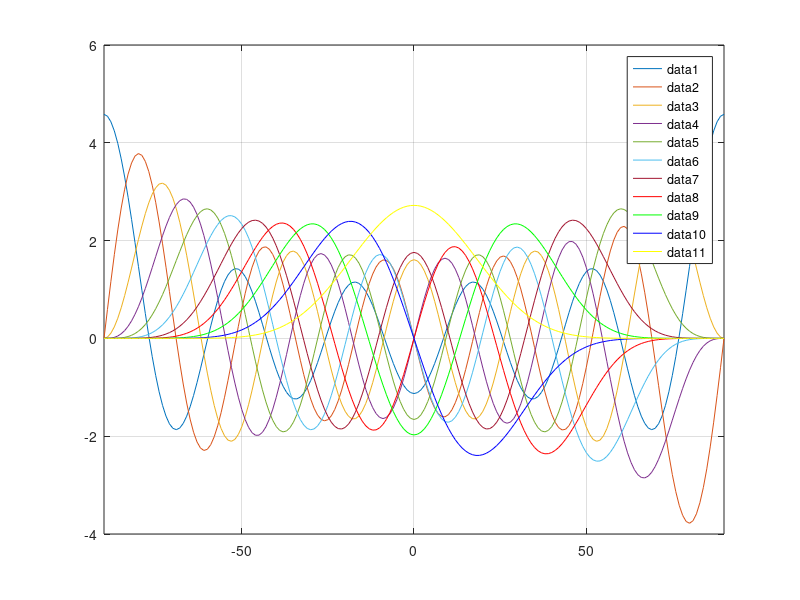
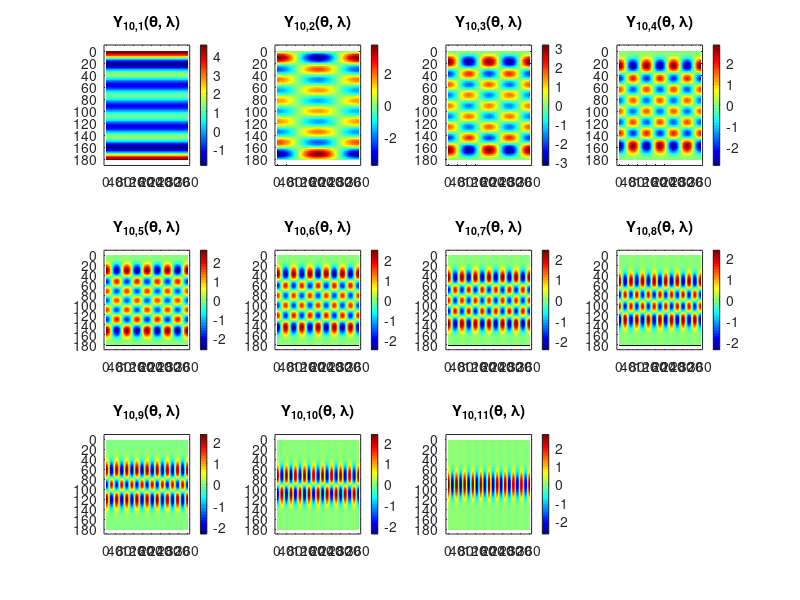

MATLAB code to generate these figures, in order: (Note: this script raises an error after producing the figures.)
% Physikalische Geod?sie
% ?bung 6
%
% Junyang Gou
% 08.01.2020
%%
clear all
close all
clc
%% Initial values
l_max = 10;
theta = 0:1:180; % [deg]
t = cosd(theta);
t = t';

%% Legendre functions, recursive, the index is equal l+1 or m+1
% Initial values
Plm = cell(l_max+1);
Plm(:, :) = {zeros(size(t))};
% for i = 1:l_max+1
%     for j = 1:l_max+1
%         Plm{i, j} = zeros(size(t));
%     end
% end
Plm{0+1,0+1} = ones(size(t));
Plm{1+1,0+1} = t;
Plm{1+1,1+1} = sqrt(1 - t.^2);
% Recursive
for l = 2:l_max
    for m = 0:l
        if (m+1) == (l+1)
            Plm{l+1, m+1} = (2*l-1) * sqrt(1 - t.^2) .* Plm{(l-1)+1, (l-1)+1};
        else
            Plm{l+1, m+1} = 1/(l-m) * ((2*l-1) * t.*Plm{(l-1)+1, m+1} - ...
                (l-1+m) .* Plm{(l-2)+1, m+1});
        end
    end
end

%% Normalized Legendre functions, recursive,  the index is equal l+1 or m+1
% Initial values
Plm_norm = cell(l_max+1);
for i = 1:l_max+1
    for j = 1:l_max+1
        Plm_norm{i, j} = zeros(size(t));
    end
end
Plm_norm{0+1,0+1} = ones(size(t));
Plm_norm{1+1,0+1} = sqrt(3)*t;
Plm_norm{1+1,1+1} = sqrt(3*(1 - t.^2));
% Recursive
for l = 2:l_max
    for m = 0:l
        if (m+1) == (l+1)
            Plm_norm{l+1, m+1} = sqrt((2*l+1)/(2*l)) .* sqrt(1-t.^2) .*...
                Plm_norm{(l-1)+1, (m-1)+1};
        else
            Plm_norm{l+1, m+1} = sqrt((2*l+1)/((l+m)*(l-m))) * ...
                (sqrt(2*l-1) * t .* Plm_norm{(l-1)+1, m+1} - ...
                sqrt(((l-1+m)*(l-1-m))/(2*l-3)) .* Plm_norm{(l-2+1), m+1});
        end
    end
end

%% Plot the fully normalized legendre functions
figure
for i = 1:7
    plot(theta-90, Plm_norm{11, i});
    hold on
end
plot(theta-90, Plm_norm{11, 8}, 'r');
hold on
plot(theta-90, Plm_norm{11, 9}, 'g');
hold on
plot(theta-90, Plm_norm{11, 10}, 'b');
hold on
plot(theta-90, Plm_norm{11, 11}, 'y');
hold on

xlim([-90 90]);
legend
grid on

%% show the fully normalized spherical harmonics Ylm_norm
lambda = 0:1:360;
Ylm_norm_10 = cell(11, 1);
figure
for m = 0:10
    Ylm_norm_10{m+1, 1} = Plm_norm{11, m+1} * cosd(m*lambda);
    
    subplot(3,4,m+1)
    imagesc(Ylm_norm_10{m+1, 1})
    title_str = strcat('Y_{10,', num2str(m+1), '}(\theta, \lambda)');
    title(title_str);
    xlim([-10, 370]);
    ylim([-10, 190])
    xticks(0:40:360);
    yticks(0:20:180);
    colormap(jet);
    colorbar;
end

%% Task 2
theta_P = 90;
theta_Q = [0:1:90]';
phi_P = 90 - theta_P;
phi_Q = 90 - theta_Q';

cosPsi = sind(phi_P)*sind(phi_Q) + cosd(phi_P)*cosd(phi_Q);

syms l t
Pl_sym = 1/(2^l*factorial(l))*(t^2 - 1)^l;
Pl = cell(101, 1);
for i = 0:100
    diff_sym = diff(Pl_sym, t, i);
    Pl{i+1, 1} = double(subs(diff_sym, {t, l}, {cosPsi, i}))';
    disp(i);
end 

Plm_norm_P = Plm_recursive(100, theta_P, 'norm');
Plm_norm_Q = Plm_recursive(100, theta_Q, 'norm');

% Initial values
Plm_PQ = cell(101, 101);
right = cell(101, 1);
differenz = cell(101, 1);
for i = 1:101
    for j = 1:101
        Plm_PQ{i,j} = Plm_norm_P{i,j} .* Plm_norm_Q{i,j};
    end
    right{i, 1} = 1/(2*(i-1)+1) * sum(cell2mat(Plm_PQ(i,1:i)), 2);
    differenz{i, 1} = Pl{i, 1} - right{i, 1};
    disp(i);
end

% Plot the results
for i = 1:100
    if ~mod(i-1, 10)
        figure
    end
    subplot(5, 2, i-floor((i-1)/10)*10)
    plot(differenz{i, 1})
    title(i)
end

figure
plot(differenz{101, 1})
title(101)

%% Task 3
theta_3 = [0:180]';
Plm_3 = Plm_recursive(100, theta_3, 'norm');
right_3 = cell(101, 1);
for i = 1:101
    right_3{i, 1} = 1/(2*(i-1)+1) * sum(cell2mat(Plm_3(i,1:i)).^2, 2);
    disp(i);
end

%% Task 4
% Initial values
k = 6;
lambda_4 = 10+6;
theta_4 = 42+k;
r = 6379245.458;
R = 6378136.3;
GM = 3.986004415e14;
omega = 7.292115e-5;
% Import data
EGM96 = readEGM96('EGM96.txt');
clm = EGM96(:, 3);
slm = EGM96(:, 4);
%
Plm_4 = Plm_recursive(36, theta_4, 'norm');
V_temp_l = 0;
for l = 0:36
    V_temp_m = 0;
    for m = 0:l
        idx = EGM96(:, 1) == l & EGM96(:, 2) == m;
        c = clm(idx);
        s = slm(idx);
        V_temp_m = V_temp_m + Plm_4{l+1, m+1}*(c*cosd(m*lambda_4) + s*sind(m*lambda_4))
    end
    V_temp_l = V_temp_l + (R/r)^(l+1) * V_temp_m;
end

V = GM/R * V_temp_l;
Vc = 1/2*omega^2*r^2*(sind(theta_4))^2;
W = V + Vc;



